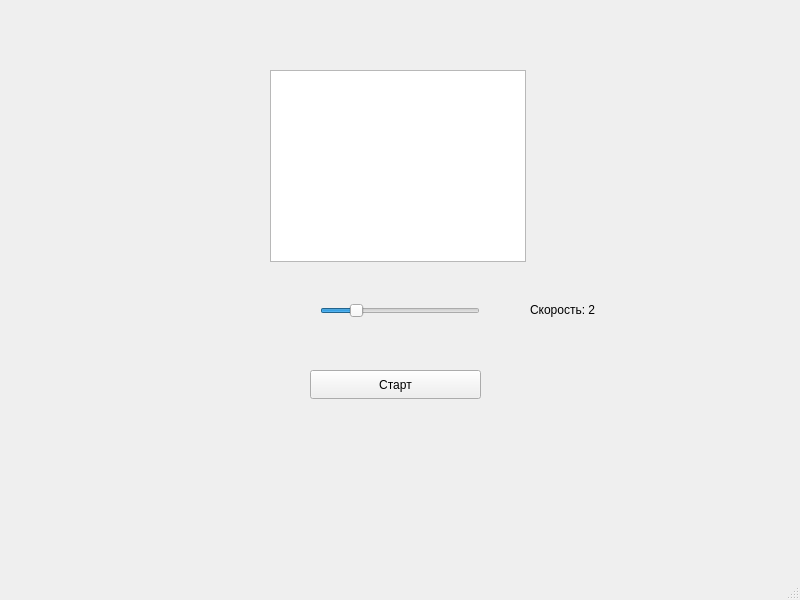
<?xml version="1.0" encoding="UTF-8"?>
<ui version="4.0">
 <class>MainWindow</class>
 <widget class="QMainWindow" name="MainWindow">
  <property name="geometry">
   <rect>
    <x>0</x>
    <y>0</y>
    <width>800</width>
    <height>600</height>
   </rect>
  </property>
  <property name="windowTitle">
   <string>MainWindow</string>
  </property>
  <widget class="QWidget" name="centralwidget">
   <widget class="QSlider" name="sliderSpeed">
    <property name="geometry">
     <rect>
      <x>320</x>
      <y>300</y>
      <width>160</width>
      <height>22</height>
     </rect>
    </property>
    <property name="maximum">
     <number>10</number>
    </property>
    <property name="value">
     <number>2</number>
    </property>
    <property name="orientation">
     <enum>Qt::Orientation::Horizontal</enum>
    </property>
   </widget>
   <widget class="QLabel" name="labelSpeed">
    <property name="geometry">
     <rect>
      <x>530</x>
      <y>300</y>
      <width>91</width>
      <height>20</height>
     </rect>
    </property>
    <property name="text">
     <string>Скорость: 2</string>
    </property>
   </widget>
   <widget class="QPushButton" name="btnStartPause">
    <property name="geometry">
     <rect>
      <x>310</x>
      <y>370</y>
      <width>171</width>
      <height>29</height>
     </rect>
    </property>
    <property name="text">
     <string>Старт</string>
    </property>
   </widget>
   <widget class="QGraphicsView" name="graphicsView">
    <property name="geometry">
     <rect>
      <x>270</x>
      <y>70</y>
      <width>256</width>
      <height>192</height>
     </rect>
    </property>
   </widget>
  </widget>
  <widget class="QMenuBar" name="menubar">
   <property name="geometry">
    <rect>
     <x>0</x>
     <y>0</y>
     <width>800</width>
     <height>26</height>
    </rect>
   </property>
  </widget>
  <widget class="QStatusBar" name="statusbar"/>
 </widget>
 <resources/>
 <connections/>
</ui>
